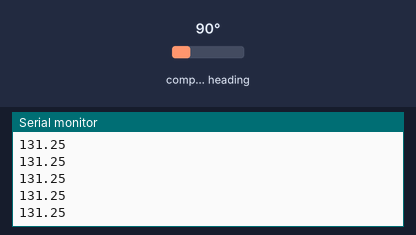
This sketch was run on a simulated Arduino Uno, built with avr-gcc and run on an emulated ATmega328P. Parts: the last lines printed to the serial monitor. Inputs (shaded band) come from the test bench; at power-on: compass heading 90°.

Above: at 1.2 s.
1.3 s: compass heading set to 7°
At 2.0 s:
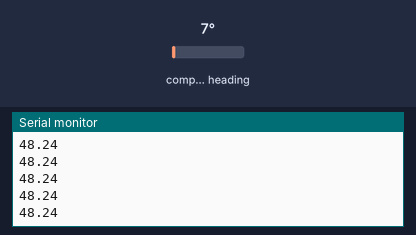
2.8 s: compass heading set to 90°
At 3.8 s:
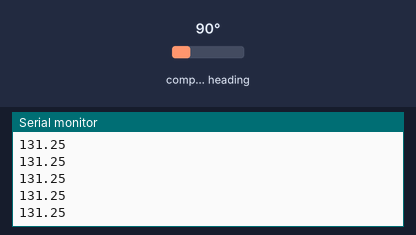
Timing chart, 0 to 5.8 s (numbered marks = the images above; inputs shaded):
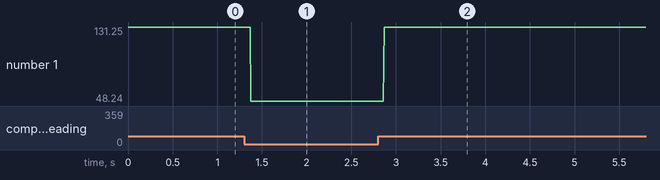

Measured:
- after the input at 1.3 s, the serial monitor: prints a new line after 0.07 s (image 1)
- plotted number 1: 131.25 → 48.24 after the input at 1.3 s, 48.24 → 131 after the input at 2.8 s

The sketch:

compass.ino
```cpp
#include <QMC5883LCompass.h>

QMC5883LCompass compass;

void setup() {
  Serial.begin(9600);
  compass.init();
  compass.setCalibrationOffsets(-631.00, -465.00, -490.00);
  compass.setCalibrationScales(0.98, 1.10, 0.93);
}

void loop() {
  int x, y, z;

  // Read compass values
  compass.read();

  // Return XYZ readings
  x = compass.getX();
  y = compass.getY();
  z = compass.getZ();

  // Serial.print("X: ");
  // Serial.print(x);
  // Serial.print(" Y: ");
  // Serial.print(y);
  // Serial.print(" Z: ");
  // Serial.print(z);
  // Serial.println();
  float heading = atan2(y, x) + 0.72;
  if (heading < 0) {
    heading += 2 * PI;
  }
  if (heading > 2 * PI) {
    heading -= 2 * PI;
  }

  float headingDegrees = heading * 180.0 / PI;

  Serial.println(headingDegrees);

  // delay(250);
}
```
